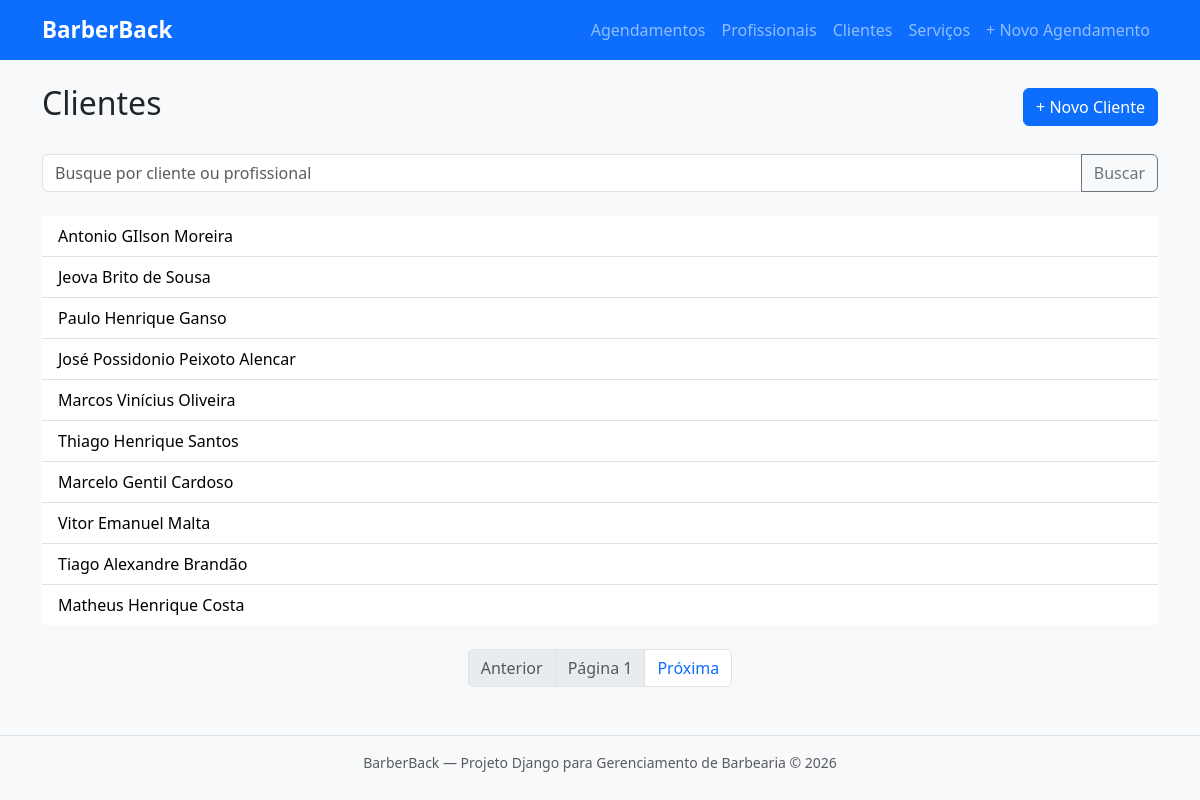
/clientes/, run on the app's committed database.
### barbearia/models.py (models this page shows, shortened)
class Cliente(models.Model):
    nome = models.CharField(
        max_length=200,
        verbose_name='Nome completo'
    )
    cpf = models.CharField(
        max_length=11,
        unique=True,
        verbose_name='CPF'
    )
    telefone = models.CharField(
        max_length=11,
        blank=True,
        verbose_name='Telefone'
    )
    data_cadastro = models.DateTimeField(
        auto_now_add=True,
        verbose_name='Data de cadastro'
    )
    obs = models.TextField(
        blank=True,
        verbose_name='Observações adicionais'
    )
    class Meta:
        verbose_name = 'Cliente'
        verbose_name_plural = 'Clientes'
        ordering = ['data_cadastro']  # Ordena pela data de cadastro.

### barbearia/views.py (the view)
# urls.py: path('clientes/', views.cliente_lista, name='cliente_lista'),
def cliente_lista(request):
    form = BuscaForm(request.GET)
    clientes = Cliente.objects.all()
    if form.is_valid():
        q = form.cleaned_data.get('q')
        if q:
            clientes = clientes.filter(nome__icontains=q)
    paginator = Paginator(clientes, 10)
    page_number = request.GET.get('page')
    page_obj = paginator.get_page(page_number)
    context = {
        'page_obj': page_obj,
        'form': form,
    }
    return render(request, 'barbearia/cliente/cliente_lista.html', context)

### barbearia/forms.py
class BuscaForm(forms.Form):
    q = forms.CharField(
        label='Buscar',
        max_length=100,
        required=False,
        widget=forms.TextInput(attrs={
            'class': 'form-control',
            'placeholder': 'Busque por cliente ou profissional',
        }),
    )

### barbearia/templates/barbearia/cliente/cliente_lista.html (shortened to what this page needs)
{% extends "barbearia/base.html" %}
{% block conteudo %}
<div class="d-flex justify-content-between align-items-center mb-4">
    <h1 class="h2">Clientes</h1>
    <a href="{% url 'cliente_criar' %}" class="btn btn-primary">+ Novo Cliente</a>
</div>
<form method="get" class="mb-4">
    <div class="input-group">
        {{ form.q }}
        <button class="btn btn-outline-secondary" type="submit">Buscar</button>
    </div>
</form>
{% if page_obj %}
<ul class="list-group list-group-flush mb-4">
  {% for cliente in page_obj %}
    <li class="list-group-item">
        <a href="{% url 'cliente_detalhe' cliente.pk %}" class="link-body-emphasis link-offset-3 link-underline-opacity-0 link-underline-opacity-75-hover">
            {{ cliente.nome }}
        </a>
    </li>
  {% endfor %}
</ul>
{% endif %}
<nav>
    <ul class="pagination justify-content-center">
        {% if page_obj.has_previous %}
        <li class="page-item">
            <a class="page-link" href="?page={{ page_obj.previous_page_number }}">Anterior</a>
        </li>
        {% else %}
        <li class="page-item disabled">
            <span class="page-link" href="#">Anterior</span>
        </li>
        {% endif %}
        <li class="page-item disabled">
            <span class="page-link" href="#">Página {{ page_obj.number }}</span>
        </li>
        {% if page_obj.has_next %}
        <li class="page-item">
            <a class="page-link" href="?page={{ page_obj.next_page_number }}">Próxima</a>
        </li>
        {% else %}
        <li class="page-item disabled">
            <span class="page-link" href="#">Próxima</span>
        </li>
        {% endif %}
    </ul>
</nav>
{% endblock %}

### barbearia/templates/barbearia/base.html (style rules this page uses)
body { background-color: #f8f9fa; }

### data on the page
Cliente: nome "Antonio GIlson Moreira"
Cliente: nome "Jeova Brito de Sousa"
Cliente: nome "Paulo Henrique Ganso"
Cliente: nome "José Possidonio Peixoto Alencar"
Cliente: nome "Marcos Vinícius Oliveira"
Cliente: nome "Thiago Henrique Santos"
Cliente: nome "Marcelo Gentil Cardoso"
Cliente: nome "Vitor Emanuel Malta"
Cliente: nome "Tiago Alexandre Brandão"
Cliente: nome "Matheus Henrique Costa"

### other printed values
{{ page_obj.number }} "1"
